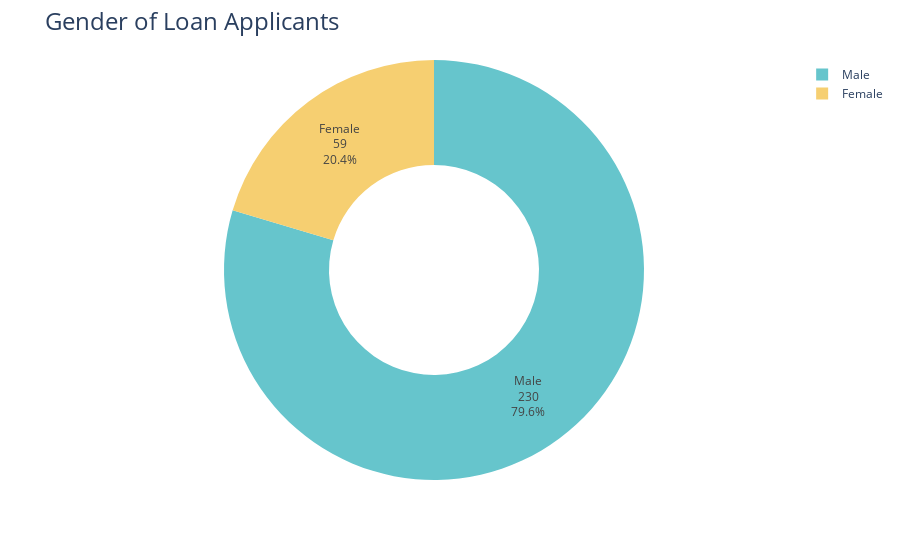

Notebook cell for this chart:
### Code cell
import plotly.express as px
import plotly.graph_objects as go
import plotly.io as pio
import plotly.colors as colors
pio.templates.default = "plotly_white"

# Display statistics regarding the gender of all loan applicants using pie chart

genderCount = test_data.groupby(['Gender']).size()
Gender = ['Male','Female']
genderFig = px.pie(genderCount, 
                   values=genderCount, 
                   names=['Female','Male'], 
                   hole = .5, 
                   color_discrete_sequence=px.colors.qualitative.Pastel)
genderFig.update_traces( textposition = 'inside', textinfo = 'percent+label+value')
genderFig.update_layout(title_text='Gender of Loan Applicants', title_font=dict(size=24))
genderFig.show()

### Figure 1 — Plotly figure (JSON) as saved in the notebook; plotly's stock layout.template omitted (floating-point values rounded to 4 significant figures)
{"data": [{"domain": {"x": [0, 1], "y": [0, 1]}, "hole": 0.5, "hovertemplate": "label=%{label}<br>value=%{value}<extra></extra>", "labels": ["Female", "Male"], "legendgroup": "", "name": "", "showlegend": true, "textinfo": "percent+label+value", "textposition": "inside", "type": "pie", "values": [59, 230]}], "layout": {"legend": {"tracegroupgap": 0}, "margin": {"t": 60}, "piecolorway": ["rgb(102, 197, 204)", "rgb(246, 207, 113)", "rgb(248, 156, 116)", "rgb(220, 176, 242)", "rgb(135, 197, 95)", "rgb(158, 185, 243)", "rgb(254, 136, 177)", "rgb(201, 219, 116)", "rgb(139, 224, 164)", "rgb(180, 151, 231)", "rgb(179, 179, 179)"], "title": {"font": {"size": 24}, "text": "Gender of Loan Applicants"}}}
